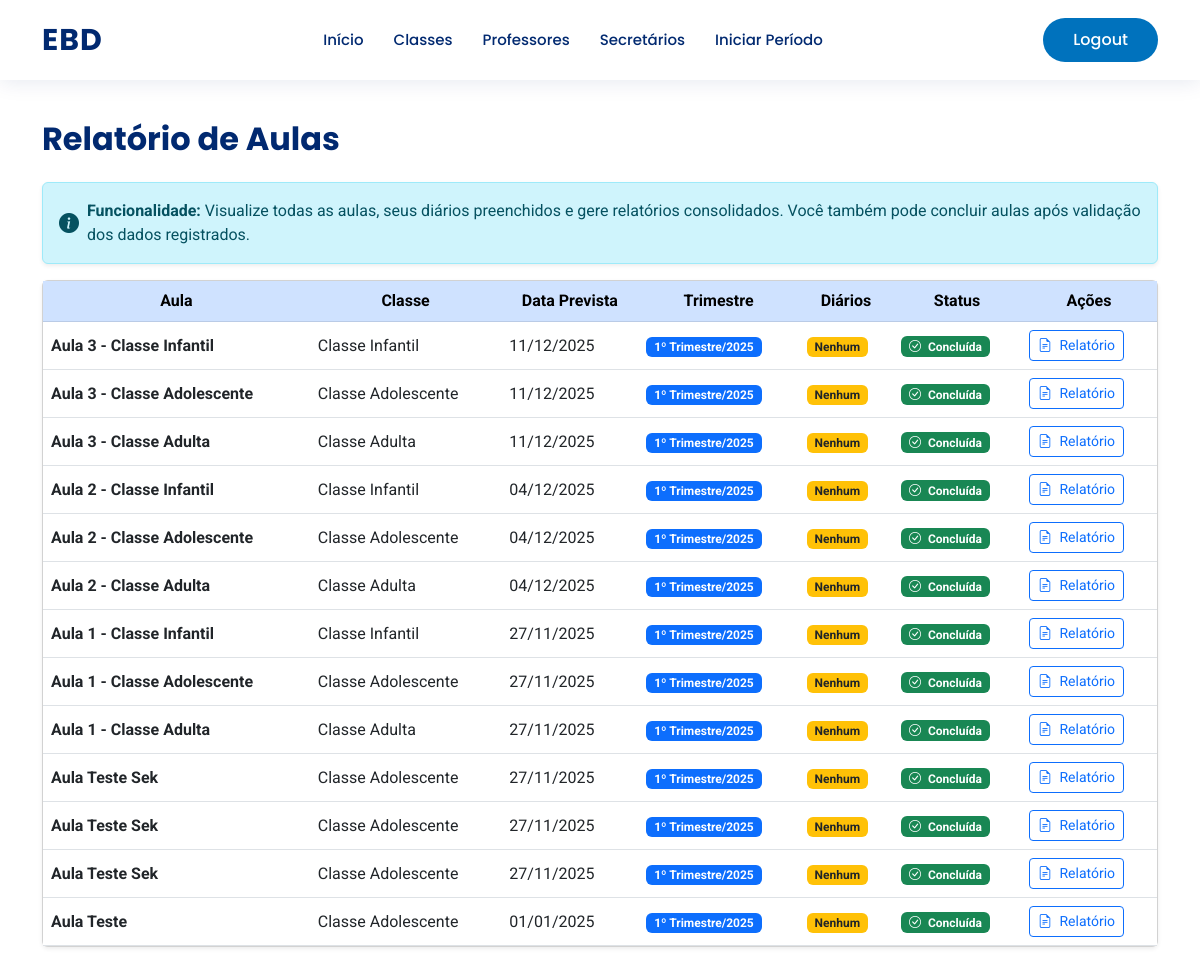
The page /aulas/list/ (signed in) on the database as committed earlier.
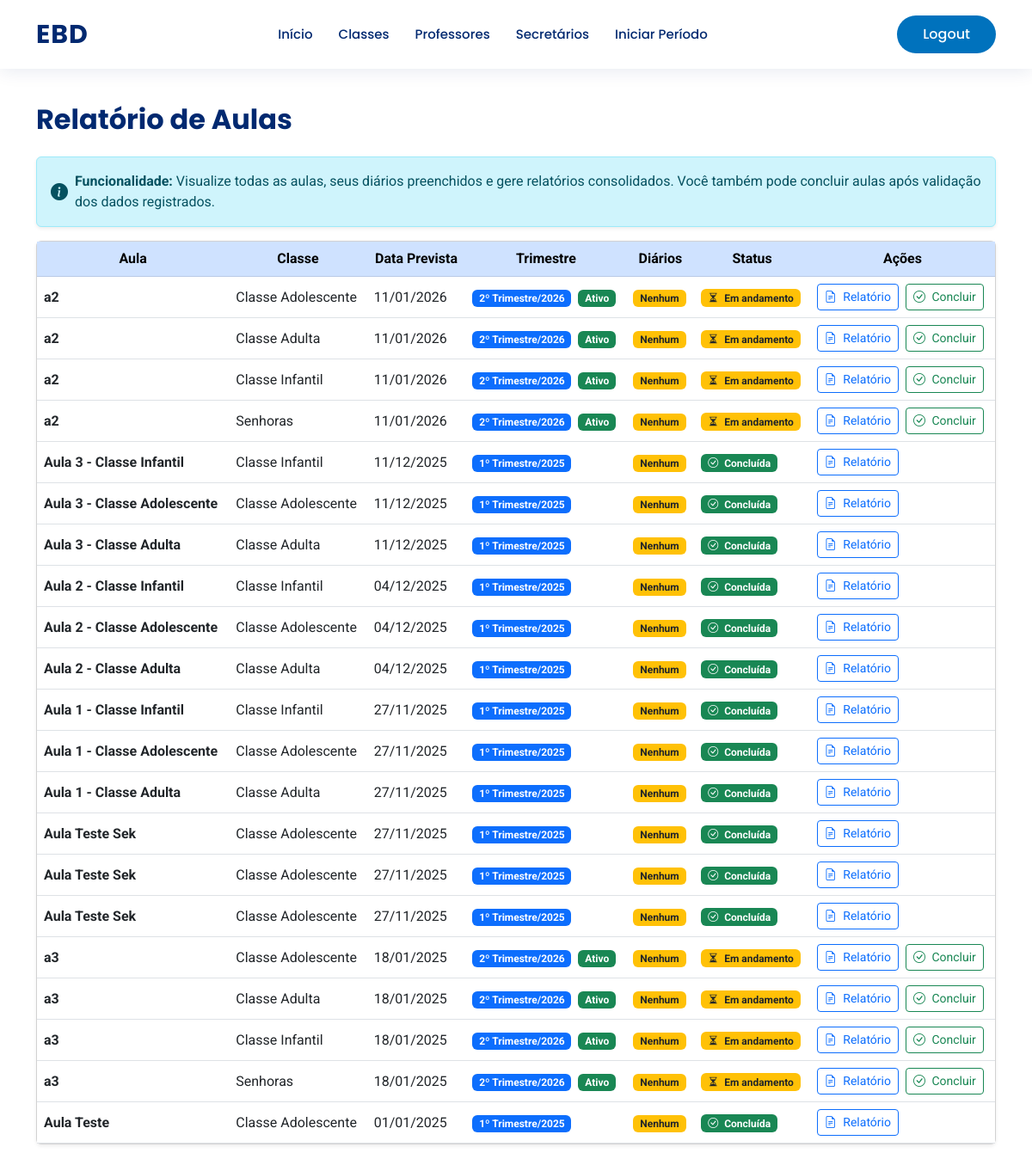
The same page on the database as committed later.
### base/models.py (models this page shows, shortened)
class Aula(models.Model):
    trimestre = models.ForeignKey(Trimestre, on_delete=models.PROTECT, related_name="aulas")
    classe = models.ForeignKey(Classe, on_delete=models.PROTECT, related_name="aulas")
    titulo = models.CharField("Título da Aula", max_length=200)
    data_prevista = models.DateField(default=timezone.now)
    concluida = models.BooleanField(default=False)
    class Meta:
        verbose_name = "Aula"
        verbose_name_plural = "Aulas"
        ordering = ["data_prevista"]

class Classe(models.Model):
    igreja = models.ForeignKey(Igreja, on_delete=models.PROTECT, related_name="classes")
    nome = models.CharField("Nome da Classe", max_length=100)
    class Meta:
        verbose_name = "Classe"
        verbose_name_plural = "Classes"
        ordering = ["igreja", "nome"]

class Trimestre(models.Model):
    igreja = models.ForeignKey(Igreja, on_delete=models.PROTECT, related_name="trimestres")
    trimestre = models.CharField(max_length=50)  # 1 Trim
    ano = models.PositiveIntegerField()
    ativo = models.BooleanField(default=False)
    concluido = models.BooleanField(default=False)
    class Meta:
        verbose_name = "Trimestre"
        verbose_name_plural = "Trimestres"
        unique_together = ('igreja', 'trimestre', 'ano')
        ordering = ["-ano", "trimestre"]

### base/views.py (the view)
# urls.py: path('aulas/list/', views.aula_list, name='aula_list'),
@user_passes_test(is_secretario_or_superintendente)
def aula_list(request):
    aulas = Aula.objects.all().order_by('-data_prevista')
    return render(request, 'aula_list.html', {'aulas': aulas})

### base/views.py (called while the page is built)
def is_secretario_or_superintendente(user): return user.is_authenticated and user.role in ['secretario', 'superintendente']

### base/templates/aula_list.html (shortened to what this page needs)
{% extends 'tela_inicial/layout_base.html' %}
{% block conteudo %}
<div class="container py-4">
  <div class="d-flex justify-content-between align-items-center mb-4">
    <h2 class="fw-bold mb-0">
       Relatório de Aulas
    </h2>
  </div>
  <div class="alert alert-info d-flex align-items-center shadow-sm" role="alert">
    <i class="bi bi-info-circle-fill me-2 fs-5"></i>
    <div>
      <strong>Funcionalidade:</strong>
      Visualize todas as aulas, seus diários preenchidos e gere relatórios consolidados.
      Você também pode concluir aulas após validação dos dados registrados.
    </div>
  </div>
  {% if aulas %}
    <div class="card shadow-sm">
      <div class="card-body p-0">
        <div class="table-responsive">
          <table class="table table-hover align-middle mb-0">
            <thead class="table-primary text-center">
              <tr>
                <th>Aula</th>
                <th>Classe</th>
                <th>Data Prevista</th>
                <th>Trimestre</th>
                <th>Diários</th>
                <th>Status</th>
                <th>Ações</th>
              </tr>
            </thead>
            <tbody>
              {% for aula in aulas %}
                <tr>
                  <td>
                    <strong class="text-dark">{{ aula.titulo }}</strong>
                  </td>
                  <td>{{ aula.classe.nome }}</td>
                  <td>{{ aula.data_prevista|date:"d/m/Y" }}</td>
                  <td>
                    {% if aula.trimestre %}
                      <span class="badge bg-primary">
                        {{ aula.trimestre.trimestre }}/{{ aula.trimestre.ano }}
                      </span>
                      {% if aula.trimestre.ativo %}
                        <span class="badge bg-success ms-1">Ativo</span>
                      {% endif %}
                    {% else %}
                      <span class="badge bg-secondary">N/A</span>
                    {% endif %}
                  </td>
                  <td>
                    {% with diarios_count=aula.diario_set.all|length %}
                      {% if diarios_count > 0 %}
                        <span class="badge bg-info text-dark">
                          {{ diarios_count }} preenchido(s)
                        </span>
                      {% else %}
                        <span class="badge bg-warning text-dark">
                          Nenhum
                        </span>
                      {% endif %}
                    {% endwith %}
                  </td>
                  <td>
                    {% if aula.concluida %}
                      <span class="badge bg-success">
                        <i class="bi bi-check-circle me-1"></i> Concluída
                      </span>
                    {% else %}
                      <span class="badge bg-warning text-dark">
                        <i class="bi bi-hourglass-split me-1"></i> Em andamento
                      </span>
                    {% endif %}
                  </td>
                  <td>
                    <div class="d-flex gap-2">
                      <a href="{% url 'relatorio_aula' aula.id %}"
                         class="btn btn-outline-primary btn-sm"
                         title="Ver relatório desta aula">
                        <i class="bi bi-file-earmark-text me-1"></i> Relatório
                      </a>
                      {% if not aula.concluida %}
                        <form method="POST" action="{% url 'aula_concluir' aula.id %}">
                          <button type="submit"
                                  class="btn btn-outline-success btn-sm"
                                  title="Concluir esta aula"
                                  onclick="return confirm('Tem certeza que deseja concluir esta aula?');">
                            <i class="bi bi-check-circle me-1"></i> Concluir
                          </button>
                        </form>
                      {% endif %}
                    </div>
                  </td>
                </tr>
              {% endfor %}
            </tbody>
          </table>
        </div>
      </div>
    </div>
  {% else %}
    <div class="alert alert-secondary text-center shadow-sm" role="alert">
      <i class="bi bi-exclamation-circle me-2"></i>
      <strong>Nenhuma aula disponível.</strong>
      Inicie um trimestre e crie aulas para começar.
    </div>
  {% endif %}
</div>
{% endblock conteudo %}

### base/templates/tela_inicial/layout_base.html (shortened to what this page needs)
{% load static %}
<!DOCTYPE html>
<html lang="pt-br">
<head>
  <link href="https://cdn.jsdelivr.net/npm/bootstrap@5.3.0/dist/css/bootstrap.min.css" rel="stylesheet">
  <link rel="stylesheet" href="https://cdn.jsdelivr.net/npm/bootstrap-icons@1.11.0/font/bootstrap-icons.css">
  <link rel="stylesheet" href="{% static 'css/style.css' %}">
</head>
<body>
  {% include 'tela_inicial/navbar.html' %}
  <main id="main" class="pt-lg-0 mt-5">
    {% block conteudo %}{% endblock %}
  </main>
</body>
</html>

### base/templates/tela_inicial/navbar.html (shortened to what this page needs)
{% load static %}
<header id="header" class="header fixed-top d-flex align-items-center">
  <div class="container d-flex align-items-center justify-content-between">
    <a href="/" class="logo d-flex align-items-center text-decoration-none">
      <span class="d-none d-lg-block">EBD</span>
    </a>
    <nav id="navbar" class="navbar">
      <ul>
        <li><a class="nav-link scrollto" href="{% url 'dashboard' %}">Início</a></li>
        {% if user.is_authenticated and user.role == 'superintendente' %}
          <li><a class="nav-link scrollto" href="{% url 'classe_list' %}">Classes</a></li>
          <li><a class="nav-link scrollto" href="{% url 'professor_list' %}">Professores</a></li>
          <li><a class="nav-link scrollto" href="{% url 'secretario_list' %}">Secretários</a></li>
          <li><a class="nav-link scrollto" href="{% url 'periodo_iniciar' %}">Iniciar Período</a></li>
        {% endif %}
      </ul>
    </nav>
    {% if user.is_authenticated %}
      <form method="post" action="{% url 'logout' %}" style="display:inline; margin:0;">
        <button type="submit" class="btn-get-started scrollto" style="border:none;">Logout</button>
      </form>
    {% endif %}
  </div>
</header>
<br>
<br>

### base/static/css/style.css (style rules this page uses)
:root { --color-primary: #012970; --color-secondary: #0077b6; --color-accent: #0d6efd; --color-light-bg: #f6f9ff; --color-card-blue: #0072bd; --font-titles: "Poppins", sans-serif; --font-body: "Roboto", sans-serif; }
body { font-family: var(--font-body); color: #444444; background-color: #fff; }
h1, h2, h3, h4, h5, h6 { font-family: var(--font-titles); color: var(--color-primary); }
.header { transition: all 0.5s; z-index: 997; padding: 15px 0; background-color: #fff; box-shadow: 0px 2px 20px rgba(1, 41, 112, 0.1); min-height: 80px; }
.header .logo span { font-size: 30px; font-weight: 700; letter-spacing: 1px; color: var(--color-primary); font-family: var(--font-titles); }
.navbar { padding: 0; }
.navbar ul { margin: 0; padding: 0; display: flex; list-style: none; align-items: center; }
.navbar a, .navbar a:focus { display: flex; align-items: center; justify-content: space-between; padding: 10px 0 10px 30px; font-family: var(--font-titles); font-size: 15px; font-weight: 500; color: var(--color-primary); white-space: nowrap; transition: 0.3s; }
.btn-get-started { font-family: var(--font-titles); font-weight: 500; background: var(--color-card-blue); padding: 10px 30px; margin-left: 30px; border-radius: 50px; color: #fff; text-decoration: none; transition: 0.3s; }

Rows that differ between the two databases and show on the page:
added Aula: titulo "a2", classe.nome "Classe Adolescente", data_prevista "11/01/2026", trimestre.trimestre "2º Trimestre", trimestre.ano "2026", shows "Ativo", concluida False (drawn)
added Aula: titulo "a2", classe.nome "Classe Adulta", data_prevista "11/01/2026", trimestre.trimestre "2º Trimestre", trimestre.ano "2026", shows "Ativo", concluida False (drawn)
added Aula: titulo "a2", classe.nome "Classe Infantil", data_prevista "11/01/2026", trimestre.trimestre "2º Trimestre", trimestre.ano "2026", shows "Ativo", concluida False (drawn)
added Aula: titulo "a2", classe.nome "Senhoras", data_prevista "11/01/2026", trimestre.trimestre "2º Trimestre", trimestre.ano "2026", shows "Ativo", concluida False (drawn)
added Aula: titulo "a3", classe.nome "Classe Adolescente", data_prevista "18/01/2025", trimestre.trimestre "2º Trimestre", trimestre.ano "2026", shows "Ativo", concluida False (drawn)
added Aula: titulo "a3", classe.nome "Classe Adulta", data_prevista "18/01/2025", trimestre.trimestre "2º Trimestre", trimestre.ano "2026", shows "Ativo", concluida False (drawn)
added Aula: titulo "a3", classe.nome "Classe Infantil", data_prevista "18/01/2025", trimestre.trimestre "2º Trimestre", trimestre.ano "2026", shows "Ativo", concluida False (drawn)
added Aula: titulo "a3", classe.nome "Senhoras", data_prevista "18/01/2025", trimestre.trimestre "2º Trimestre", trimestre.ano "2026", shows "Ativo", concluida False (drawn)
